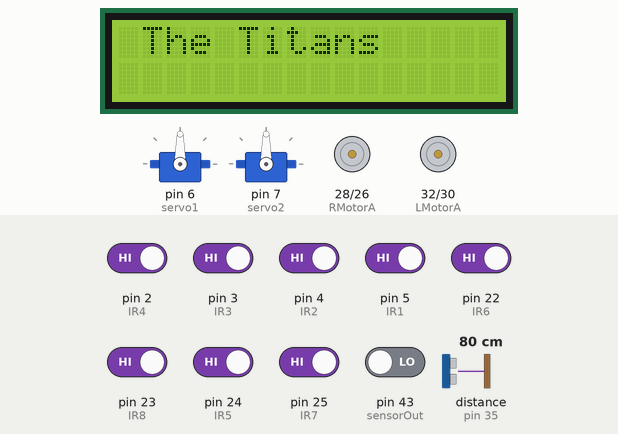
A sketch run on a simulated Arduino Mega 2560, built with avr-gcc and run on an emulated ATmega2560. On the bench: 16×2 character LCD, 2 × servo, motor-driver pin pairs drawn as motors (green arrow = first pin HIGH = forward, orange = second pin HIGH = backward, longer = more drive, scaled by the enable pin). The test bench sets the inputs (shaded band); at power-on: pin 2 (IR4), pin 3 (IR3), pin 4 (IR2), pin 5 (IR1), pin 22 (IR6), pin 23 (IR8), pin 24 (IR5), pin 25 (IR7) HIGH, pin 43 (sensorOut) LOW, distance to the obstacle (sensor on pin 35) 80 cm. The echo pulse lasts 58.3 µs per cm; what the sketch prints to the serial monitor is not drawn.

Above: at 1.2 s.
1.3 s: distance to the obstacle (sensor on pin 35) set to 7 cm
3.2 s: distance to the obstacle (sensor on pin 35) set to 4 cm
At 4.4 s:
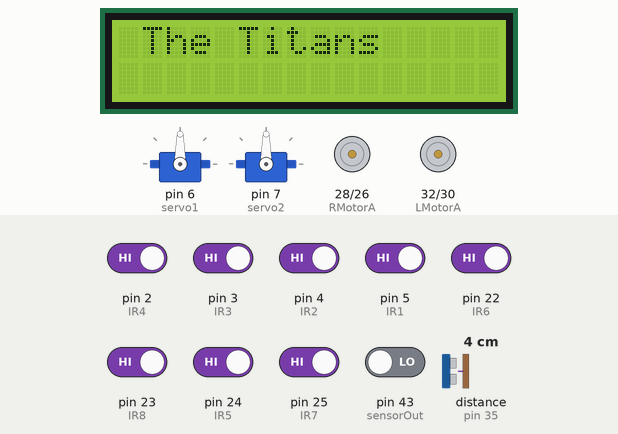
10.2 s: distance to the obstacle (sensor on pin 35) set to 9 cm
At 13.0 s:
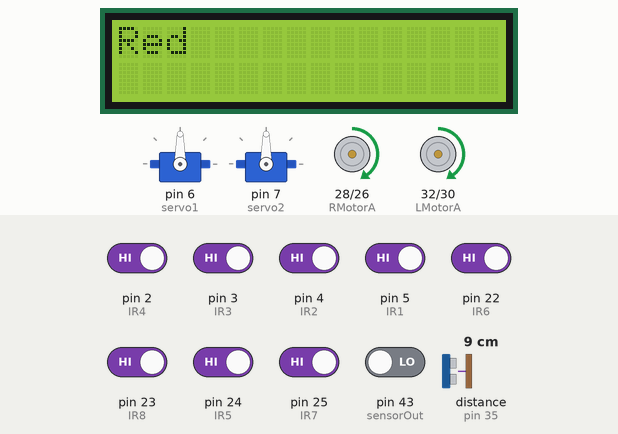
13.3 s: pin 2 (IR4) driven LOW
At 15.2 s:
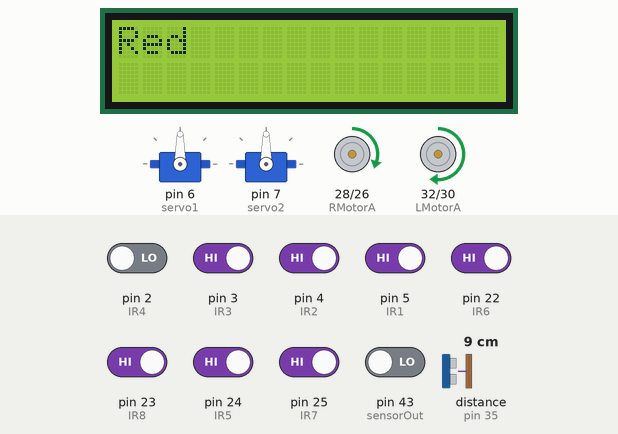
17.1 s: pin 3 (IR3) driven LOW
At 18.9 s:
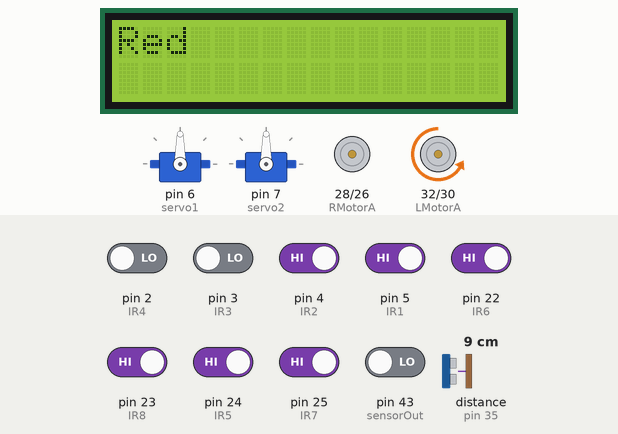
21.0 s: pin 4 (IR2) driven LOW
At 22.6 s:
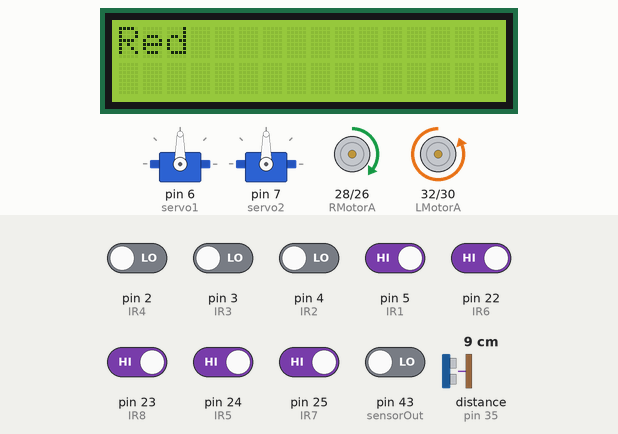
Timing chart, 0 to 24.9 s (numbered marks = the images above; inputs shaded):
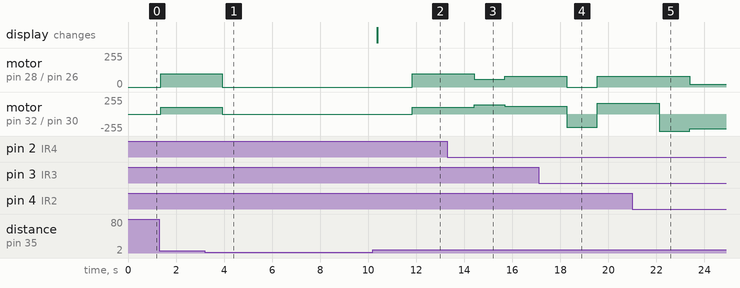

Measured:
- after the input at 3.2 s, motor on pin 28 (RMotorA) / pin 26 (RMotorB), motor on pin 32 (LMotorA) / pin 30 (LMotorB): forward 100/255 → stopped after 0.73 s
- after the input at 10.2 s, motor on pin 28 (RMotorA) / pin 26 (RMotorB), motor on pin 32 (LMotorA) / pin 30 (LMotorB): stopped → forward 100/255 after 1.6 s
- after the input at 13.3 s, motor on pin 28 (RMotorA) / pin 26 (RMotorB): forward 100/255 → forward 60/255 after 1.1 s, → forward 80/255 1.3 s later; motor on pin 32 (LMotorA) / pin 30 (LMotorB): forward 100/255 → forward 140/255 after 1.1 s, → forward 120/255 1.3 s later
- after the input at 17.1 s, motor on pin 28 (RMotorA) / pin 26 (RMotorB): forward 80/255 → stopped after 1.2 s, → forward 80/255 1.3 s later; motor on pin 32 (LMotorA) / pin 30 (LMotorB): forward 120/255 → backward 200/255 after 1.2 s, → forward 160/255 1.3 s later
- after the input at 21.0 s, motor on pin 28 (RMotorA) / pin 26 (RMotorB): forward 80/255 → forward 20/255 after 2.4 s; motor on pin 32 (LMotorA) / pin 30 (LMotorB): forward 160/255 → backward 255/255 after 1.1 s, → backward 220/255 1.3 s later

The sketch:

Box_handling_test.ino
```cpp
#include <Wire.h>
#include <LiquidCrystal_I2C.h>

LiquidCrystal_I2C Lcd(0x27,16,2);
#include <Servo.h>
#include <NewPing.h>

#define trigPin 33  // Define the trigger pin
#define echoPin 35     // Define the echo pin
#define MAX_DISTANCE 200 // Maximum distance we want to ping for (in centimeters). Maximum sensor distance is rated at 400-500cm.

#define S0 8
#define S1 11
#define S2 12
#define S3 13
#define sensorOut 43

#define IR1 5
#define IR2 4
#define IR3 3
#define IR4 2
#define IR5 24
#define IR6 22
#define IR7 25
#define IR8 23

#define LMotorA 32
#define LMotorB 30
#define LMotorPWM 10

#define RMotorA 28
#define RMotorB 26
#define RMotorPWM 9

#define MAX_SPEED 240

Servo servo1;
Servo servo2;

int angle1 = 0;
int angle2 = 85;

int IR_val[8] = {0,0,0,0,0,0,0,0};
int pre_IR_val[8] = {0,0,0,0,0,0,0,0};
int IR_weights[8] = {-40,-15,-10,-5,5,10,15,40};

int MotorBasespeed = 120;


int LMotorSpeed = 0;
int RMotorSpeed = 0;
int speedAdjust = 0;

float P,I,D;
float error;
float previousError =0;
float Kp = 4;
float Kd = 4;
float Ki = 0;

NewPing sonar(trigPin, echoPin, MAX_DISTANCE);

int redMin = 17;
int redMax = 156;
int greenMin = 18;
int greenMax = 176;
int blueMin = 16;
int blueMax = 159;

int redPW = 0;
int greenPW = 0;
int bluePW = 0;

int redValue;
int greenValue;
int blueValue;

void setup() {
  Lcd.begin();
  Lcd.backlight();

  Lcd.setCursor(0,0);
  Lcd.print(" The Titans ");
  servo1.attach(6);
//  servo1.write(angle1);
  servo2.attach(7);
//  servo2.write(angle2);
  Serial.begin(9600); // Initialize serial communication

  pinMode(S0, OUTPUT);
  pinMode(S1, OUTPUT);
  pinMode(S2, OUTPUT);
  pinMode(S3, OUTPUT);
  pinMode(sensorOut, INPUT);

  digitalWrite(S0, HIGH);
  digitalWrite(S1, LOW);

  pinMode(LMotorA, OUTPUT);
  pinMode(LMotorB, OUTPUT);
  pinMode(LMotorPWM, OUTPUT);

  pinMode(RMotorA, OUTPUT);
  pinMode(RMotorB, OUTPUT);
  pinMode(RMotorPWM, OUTPUT);
}

void moveServo(Servo servo, int targetAngle, int delayTime) {
  int currentAngle = servo.read();
  if (currentAngle != targetAngle) {
    if (targetAngle > currentAngle) {
      for (int i = currentAngle; i <= targetAngle; i++) {
        servo.write(i);
        delay(delayTime);
      }
    } else {
      for (int i = currentAngle; i >= targetAngle; i--) {
        servo.write(i);
        delay(delayTime);
      }
    }
  }
}

int getRedPW() {
  digitalWrite(S2, LOW);
  digitalWrite(S3, LOW);
  int PW = pulseIn(sensorOut, LOW);
  return PW;
}

int getGreenPW() {
  digitalWrite(S2, HIGH);
  digitalWrite(S3, HIGH);
  int PW = pulseIn(sensorOut, LOW);
  return PW;
}

int getBluePW() {
  digitalWrite(S2, LOW);
  digitalWrite(S3, HIGH);
  int PW = pulseIn(sensorOut, LOW);
  return PW;
}

String color(){
  redPW = getRedPW();
  redValue = map(redPW, redMin, redMax, 255, 0);
  delay(200);

  greenPW = getGreenPW();
  greenValue = map(greenPW, greenMin, greenMax, 255, 0);
  delay(200);

  bluePW = getBluePW();
  blueValue = map(bluePW, blueMin, blueMax, 255, 0);
  delay(200);

  Serial.print("Red = ");
  Serial.print(redValue);
  Serial.print(" --- Green = ");
  Serial.print(greenValue);
  Serial.print(" --- Blue = ");
  Serial.println(blueValue);
  Lcd.clear();
  if (redValue > greenValue && redValue > blueValue) {
    Serial.println("Color is Red");
    Lcd.print("Red");
    return "Red";
  }
  else if (greenValue > redValue && greenValue > blueValue) {
    Serial.println("Color is Green");
    Lcd.print("Green");
    return "Green";
  }
  else if (blueValue > greenValue && blueValue > redValue) {
    Serial.println("Color is Blue");
    Lcd.print("Blue");
    return "Blue";
  }
}

int getDistance() {
  delay(50); // Wait 50ms between pings (about 20 pings/sec). 29ms should be the shortest delay between pings.
  unsigned int distance = sonar.ping_cm(); // Send a ping and get the distance in centimeters.
  return distance;
}
void read_IR(){
  IR_val[0] = !digitalRead(IR1);
  IR_val[1] = !digitalRead(IR2);
  IR_val[2] = !digitalRead(IR3);
  IR_val[3] = !digitalRead(IR4);
  IR_val[4] = !digitalRead(IR5);
  IR_val[5] = !digitalRead(IR6);
  IR_val[6] = !digitalRead(IR7);
  IR_val[7] = !digitalRead(IR8);

  // Serial.print(IR_val[0]);
  // Serial.print(" ");
  // Serial.print(IR_val[1]);
  // Serial.print(" ");
  // Serial.print(IR_val[2]);
  // Serial.print(" ");
  // Serial.print(IR_val[3]);
  // Serial.print(" ");
  // Serial.print(IR_val[4]);
  // Serial.print(" ");
  // Serial.print(IR_val[5]);
  // Serial.print(" ");
  // Serial.print(IR_val[6]);
  // Serial.print(" ");
  // Serial.println(IR_val[7]);
}

void PID_control(){

  error = 0;

  for (int i=0; i<8; i++){
    error += IR_weights[i] * IR_val[i];
    }

  P = error;
  I = I + error;
  D = error - previousError;

  previousError = error;

  speedAdjust = Kp * P + Ki * I + Kd * D;


}

void mdrive(int ml, int mr){
  if (ml > 0) {
    if (ml > 255) {
      ml = 255;
    }
    digitalWrite(LMotorA, HIGH);
    digitalWrite(LMotorB, LOW);
    analogWrite(LMotorPWM, ml);
  }
  else {
    if (ml < -255) {
      ml = -255;
    }
    digitalWrite(LMotorA, LOW);
    digitalWrite(LMotorB, HIGH);
    analogWrite(LMotorPWM, -1*ml);

  }
  if (mr > 0) {
    if (mr > 255) {
      mr = 255;
    }
    digitalWrite(RMotorA, HIGH);
    digitalWrite(RMotorB, LOW);
    analogWrite(RMotorPWM, mr);
  }
  else {
    if (mr < -255) {
      mr = -255;
    }
    digitalWrite(RMotorA, LOW);
    digitalWrite(RMotorB, HIGH);
    analogWrite(RMotorPWM, -1*mr);

  }
}


void loop() {
  moveServo(servo1, 90, 20); // Move servo1 to 90 degrees
  moveServo(servo2, 130, 30); // Move servo2 to 130 degrees

  int distance = getDistance();

  Serial.println(distance);

  if ((distance < 6 ) && (distance > 0) ) {
    mdrive(0, 0);
    moveServo(servo1, 0, 30); // Move servo1 to 0 degrees
    delay(100);
    String detected_color = color();
    moveServo(servo2, 85, 30); // Move servo2 to 85 degrees
    moveServo(servo1, 90, 30); // Move servo1 back to 90 degrees
  }
  else{
    read_IR();
    PID_control();
    int ml = 100;
    int mr = 100;


    mdrive(ml+speedAdjust, mr-speedAdjust);

    if ( IR_val[0] == 1 && IR_val[1] == 1 && IR_val[2] == 1 && IR_val[3] == 1 && IR_val[4] == 1 && IR_val[5] == 1 && IR_val[6] == 1 && IR_val[7] == 1 ){
      mdrive(100, 100);
      delay(100);
      read_IR();
      if ( IR_val[0] == 1 && IR_val[1] == 1 && IR_val[2] == 1 && IR_val[3] == 1 && IR_val[4] == 1 && IR_val[5] == 1 && IR_val[6] == 1 && IR_val[7] == 1 ){
        delay(100);
        read_IR();
        if ( IR_val[0] == 1 && IR_val[1] == 1 && IR_val[2] == 1 && IR_val[3] == 1 && IR_val[4] == 1 && IR_val[5] == 1 && IR_val[6] == 1 && IR_val[7] == 1 ){
          delay(100);
          read_IR();
          if ( IR_val[0] == 1 && IR_val[1] == 1 && IR_val[2] == 1 && IR_val[3] == 1 && IR_val[4] == 1 && IR_val[5] == 1 && IR_val[6] == 1 && IR_val[7] == 1 ){
            while(1){
              delay(200);
              mdrive(0,0);
            }
          }
          else{
            mdrive(-120, 120);
            delay(350);
          }
        }
      }
    }
  }

}
```
